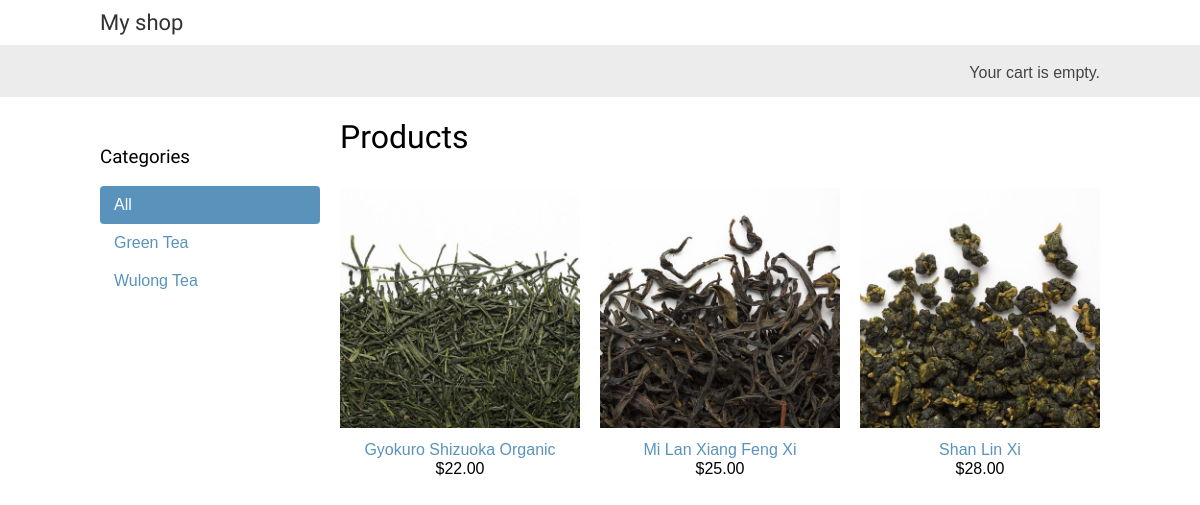
The page / on the database its author committed.
### shop/models.py (models this page shows, shortened)
class Category(models.Model):
    name = models.CharField(max_length=200,
                            db_index=True)
    slug = models.SlugField(max_length=200,
                            unique=True)
    class Meta:
        ordering = ('name',)
        verbose_name = 'category'
        verbose_name_plural = 'categories'
    def get_absolute_url(self):
        return reverse('shop:product_list_by_category',
                       args=[self.slug])

class Product(models.Model):
    category = models.ForeignKey(Category,
                                 related_name='products',
                                 on_delete=models.CASCADE)
    name = models.CharField(max_length=200, db_index=True)
    slug = models.SlugField(max_length=200, db_index=True)
    image = models.ImageField(upload_to='products/%Y/%m/%d',
                              blank=True)
    description = models.TextField(blank=True)
    price = models.DecimalField(max_digits=10, decimal_places=2)
    available = models.BooleanField(default=True)
    created = models.DateTimeField(auto_now_add=True)
    updated = models.DateTimeField(auto_now=True)
    class Meta:
        ordering = ('name',)
        index_together = (('id', 'slug'),)
    def get_absolute_url(self):
        return reverse('shop:product_detail',
                       args=[self.id, self.slug])

### shop/views.py (the view)
# urls.py: path('', views.product_list, name='product_list'),
def product_list(request, category_slug=None):
    category = None
    categories = Category.objects.all()
    products = Product.objects.filter(available=True)
    if category_slug:
        category = get_object_or_404(Category, slug=category_slug)
        products = products.filter(category=category)
    return render(request,
                  'shop/product/list.html',
                  {'category': category,
                   'categories': categories,
                   'products': products})

### cart/cart.py (called while the page is built)
    def __len__(self):
        return sum(item['quantity'] for item in self.cart.values())

### cart/context_processors.py (called while the page is built)
def cart(request):
    return {'cart': Cart(request)}

### shop/templates/shop/product/list.html (shortened to what this page needs)
{% extends "shop/base.html" %}
{% load static %}
{% block content %}
  <div id="sidebar">
    <h3>Categories</h3>
    <ul>
      <li {% if not category %}class="selected"{% endif %}>
        <a href="{% url "shop:product_list" %}">All</a>
      </li>
      {% for c in categories %}
        <li {% if category.slug == c.slug %}class="selected"{% endif %}>
          <a href="{{ c.get_absolute_url }}">{{ c.name }}</a>
        </li>
      {% endfor %}
    </ul>
  </div>
  <div id="main" class="product-list">
    <h1>{% if category %}{{ category.name }}{% else %}Products{% endif %}</h1>
    {% for product in products %}
      <div class="item">
        <a href="{{ product.get_absolute_url }}">
          <img src="{% if product.image %}{{ product.image.url }}{% else %}{% static "img/no_image.png" %}{% endif %}">
        </a>
        <a href="{{ product.get_absolute_url }}">{{ product.name }}</a>
        <br>
        ${{ product.price }}
      </div>
    {% endfor %}
  </div>
{% endblock %}

### shop/templates/shop/base.html (shortened to what this page needs)
{% load static %}
<!DOCTYPE html>
<html>
  <head>
    <link href="{% static "css/base.css" %}" rel="stylesheet">
  </head>
  <body>
    <div id="header">
      <a href="/" class="logo">My shop</a>
    </div>
    <div id="subheader">
      <div class="cart">
        {% with total_items=cart|length %}
          {% if total_items > 0 %}
            Your cart:
            <a href="{% url "cart:cart_detail" %}">
              {{ total_items }} item{{ total_items|pluralize }},
              ${{ cart.get_total_price }}
            </a>
          {% else %}
            Your cart is empty.
          {% endif %}
        {% endwith %}
      </div>
    </div>
    <div id="content">
      {% block content %}
      {% endblock %}
    </div>
  </body>
</html>

### shop/static/css/base.css (style rules this page uses)
body { margin:0; padding:0; font-family:helvetica, sans-serif; }
h1, h2, h3, h4, h5 , h6 { font-family: 'Ubuntu', sans-serif; font-weight:normal; }
a { text-decoration:none; color:#5993bb; }
#header { padding:10px 100px; font-size:18px; overflow:auto; }
#subheader { background:#ececec; color:#444; padding:15px 100px; overflow:auto; }
#header .logo { font-family: 'Ubuntu', sans-serif; float:left; color:#333; font-size:22px; margin-right:10%; }
#subheader .cart { float:right; padding-top:4px; }
#content { padding:0 100px; overflow:hidden; }
#sidebar { width:220px; padding:30px 20px 0 0; float:left; }
#sidebar ul { margin:0; padding:0; }
#sidebar ul li { margin:0; list-style:none; padding:10px 14px; }
#sidebar ul li a { display:block; }
#sidebar ul li.selected { background:#5993bb; border-radius:4px; }
#sidebar ul li.selected a { color:#fff; }
#main { float:left; width: 96%; margin-right:-220px; overflow:hidden; }
.product-list .item { width:25%; padding:10px 20px 10px 0; float:left; text-align:center; line-height:1.2; }
.product-list .item img { width:100%; margin-bottom:8px; }

### rows shown on the page
Category: name "Green Tea"
Category: name "Wulong Tea"
Product: image (picture), name "Gyokuro Shizuoka Organic", price "22.00"
Product: image (picture), name "Mi Lan Xiang Feng Xi", price "25.00"
Product: image (picture), name "Shan Lin Xi", price "28.00"
